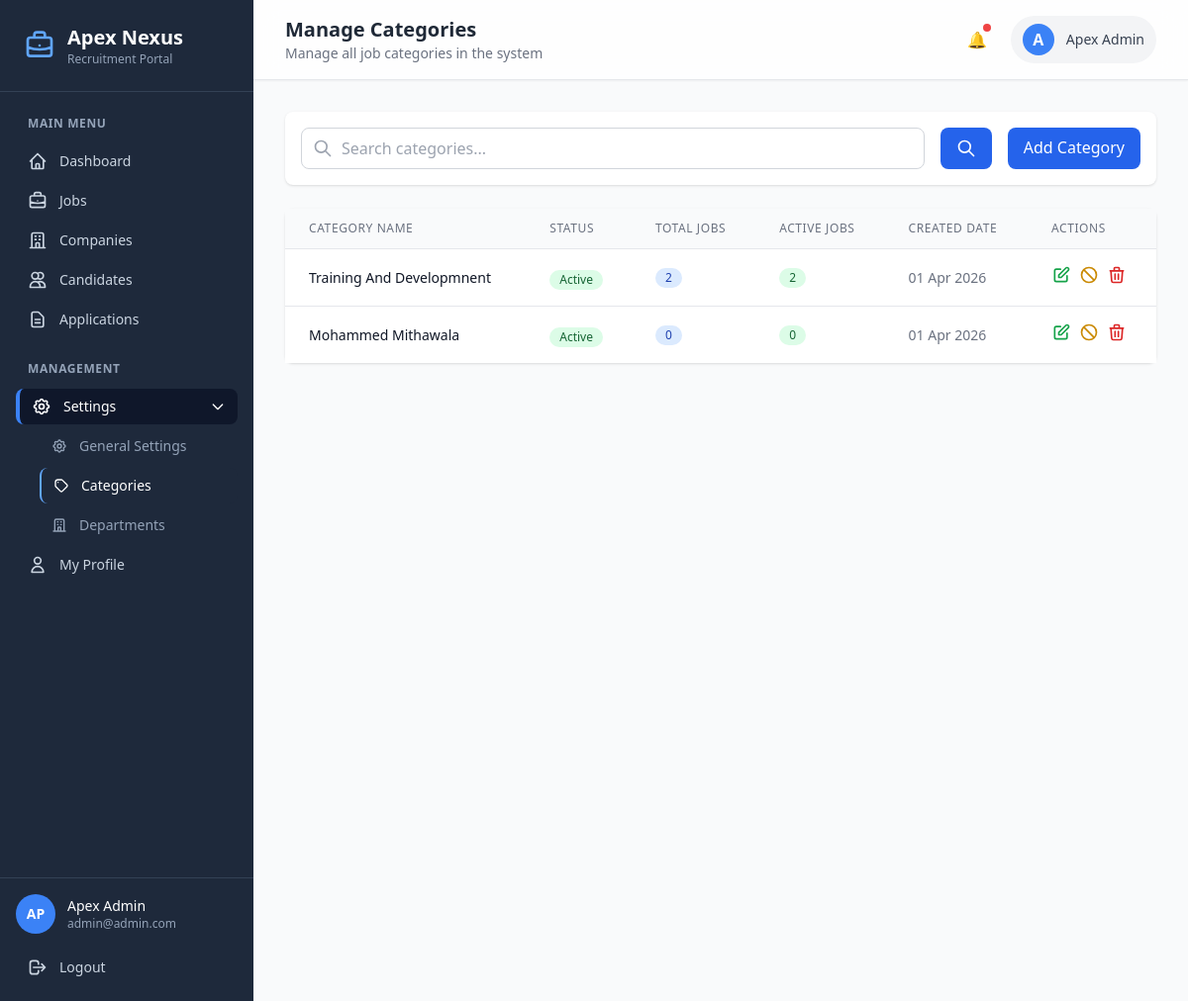
Screenshot of /admin/categories.php (signed in) with the database file from the repository.
### tables this page shows
CREATE TABLE `job_categories` (
  `id` int(10) UNSIGNED NOT NULL,
  `name` varchar(100) NOT NULL,
  `is_active` tinyint(1) NOT NULL DEFAULT 1,
  `created_by` int(10) UNSIGNED DEFAULT NULL,
  `created_at` timestamp NOT NULL DEFAULT current_timestamp(),
  `updated_at` timestamp NOT NULL DEFAULT current_timestamp() ON UPDATE current_timestamp()
);

### includes/functions.php (called while the page is built, shortened)
<?php
function clean($data) {
    return htmlspecialchars(strip_tags(trim($data)), ENT_QUOTES, 'UTF-8');
}
function formatDate($date) {
    return date('d M Y', strtotime($date));
}
?>

### admin/categories.php (the view, shortened to what this page needs)
<?php
require_once '../includes/header.php';
$search = clean($_GET['search'] ?? '');
try {
    $database = new Database();
    $pdo = $database->getConnection();
    $whereConditions = [];
    $params = [];
    $whereClause = count($whereConditions) > 0 ? "WHERE " . implode(" AND ", $whereConditions) : "";
    $categoriesQuery = "
        SELECT *,
               (SELECT COUNT(*) FROM jobs WHERE category_id = job_categories.id AND is_deleted = 0) as total_jobs,
               (SELECT COUNT(*) FROM jobs WHERE category_id = job_categories.id AND is_deleted = 0 AND status = 'active') as active_jobs
        FROM job_categories
        $whereClause
        ORDER BY created_at DESC
    ";
    $stmt = $pdo->prepare($categoriesQuery);
    $stmt->execute($params);
    $categories = $stmt->fetchAll();
} catch (PDOException $e) {
    error_log("Categories fetch error: " . $e->getMessage());
    setFlash('error', 'Failed to load categories data: ' . $e->getMessage());
    $categories = [];
}
require_once '../includes/admin-sidebar.php';
?>
<div class="lg:pl-64 bg-gray-50 min-h-screen">
    <div class="bg-white/80 backdrop-blur-md shadow-sm border-b px-4 sm:px-6 lg:px-8 py-4 flex justify-between items-center">
        <div>
            <h1 class="text-lg sm:text-xl font-semibold text-gray-800">Manage Categories</h1>
            <p class="text-sm text-gray-500">Manage all job categories in the system</p>
        </div>
        <div class="flex items-center gap-4">
            <button class="relative p-2 rounded-full hover:bg-gray-100 transition">
                🔔
                <span class="absolute top-1 right-1 w-2 h-2 bg-red-500 rounded-full"></span>
            </button>
            <div class="flex items-center gap-3 bg-gray-100 px-3 py-2 rounded-full cursor-pointer hover:bg-gray-200 transition">
                <div class="w-8 h-8 rounded-full bg-blue-500 text-white flex items-center justify-center font-semibold">
                    <?php echo strtoupper(substr($_SESSION['user_name'] ?? 'A', 0, 1)); ?>
                </div>
                <span class="text-sm font-medium text-gray-700 hidden sm:block">
                    <?php echo htmlspecialchars($_SESSION['user_name'] ?? 'Admin'); ?>
                </span>
            </div>
        </div>
    </div>
    <div class="p-4 sm:p-6 lg:p-8">
        <div class="bg-white rounded-lg shadow mb-6 p-4">
            <form method="GET" class="flex flex-col md:flex-row gap-4">
                <div class="flex-1">
                    <div class="relative">
                        <div class="absolute inset-y-0 left-0 pl-3 flex items-center pointer-events-none">
                        </div>
                        <input
                            type="text"
                            name="search"
                            placeholder="Search categories..."
                            value="<?php echo htmlspecialchars($search); ?>"
                            class="pl-10 pr-4 py-2 border border-gray-300 rounded-lg focus:ring-blue-500 focus:border-blue-500 w-full"
                        >
                    </div>
                </div>
                <button type="submit" class="px-4 py-2 bg-blue-600 text-white rounded-lg hover:bg-blue-700 transition">
                   <svg class="w-5 h-5" fill="none" stroke="currentColor" viewBox="0 0 24 24">
                    <path stroke-linecap="round" stroke-linejoin="round" stroke-width="2" d="M21 21l-6-6m2-5a7 7 0 11-14 0 7 7 0 0114 0z"></path>
                   </svg>
                </button>
                <a href="/apex-nexus-portal/admin/add-category.php" class="gap-2 px-4 py-2 bg-blue-600 text-white rounded-lg hover:bg-blue-700 transition">
                    Add Category
                </a>
            </form>
        </div>
        <div class="bg-white rounded-lg shadow">
            <div class="overflow-x-auto">
                <table class="min-w-full divide-y divide-gray-200">
                    <thead class="bg-gray-50">
                        <tr>
                            <th class="px-6 py-3 text-left text-xs font-medium text-gray-500 uppercase tracking-wider">Category Name</th>
                            <th class="px-6 py-3 text-left text-xs font-medium text-gray-500 uppercase tracking-wider">Status</th>
                            <th class="px-6 py-3 text-left text-xs font-medium text-gray-500 uppercase tracking-wider">Total Jobs</th>
                            <th class="px-6 py-3 text-left text-xs font-medium text-gray-500 uppercase tracking-wider">Active Jobs</th>
                            <th class="px-6 py-3 text-left text-xs font-medium text-gray-500 uppercase tracking-wider">Created Date</th>
                            <th class="px-6 py-3 text-left text-xs font-medium text-gray-500 uppercase tracking-wider">Actions</th>
                        </tr>
                    </thead>
                    <tbody class="bg-white divide-y divide-gray-200">
                        <?php if (count($categories) > 0): ?>
                            <?php foreach ($categories as $category): ?>
                                <tr>
                                    <td class="px-6 py-4 whitespace-nowrap">
                                        <div class="text-sm font-medium text-gray-900">
                                            <?php echo htmlspecialchars($category['name']); ?>
                                        </div>
                                    </td>
                                    <td class="px-6 py-4 whitespace-nowrap">
                                        <span class="inline-flex items-center px-2.5 py-0.5 rounded-full text-xs font-medium <?php echo $category['is_active'] ? 'bg-green-100 text-green-800' : 'bg-red-100 text-red-800'; ?>">
                                            <?php echo $category['is_active'] ? 'Active' : 'Inactive'; ?>
                                        </span>
                                    </td>
                                    <td class="px-6 py-4 whitespace-nowrap text-sm text-gray-500">
                                        <span class="inline-flex items-center px-2.5 py-0.5 rounded-full text-xs font-medium bg-blue-100 text-blue-800">
                                            <?php echo number_format($category['total_jobs']); ?>
                                        </span>
                                    </td>
                                    <td class="px-6 py-4 whitespace-nowrap text-sm text-gray-500">
                                        <span class="inline-flex items-center px-2.5 py-0.5 rounded-full text-xs font-medium bg-green-100 text-green-800">
                                            <?php echo number_format($category['active_jobs']); ?>
                                        </span>
                                    </td>
                                    <td class="px-6 py-4 whitespace-nowrap text-sm text-gray-500">
                                        <?php echo formatDate($category['created_at']); ?>
                                    </td>
                                    <td class="px-6 py-4 whitespace-nowrap text-sm font-medium">
                                        <div class="flex space-x-2">
                                            <a href="/apex-nexus-portal/admin/add-category.php?id=<?php echo $category['id']; ?>"
                                               class="text-green-600 hover:text-green-900 text-sm">
                                                <svg class="w-5 h-5" fill="none" stroke="currentColor" viewBox="0 0 24 24">
                                                    <path stroke-linecap="round" stroke-linejoin="round" stroke-width="2" d="M11 5H6a2 2 0 00-2 2v11a2 2 0 002 2h11a2 2 0 002-2v-5m-1.414-9.414a2 2 0 112.828 2.828L11.828 15H9v-2.828l8.586-8.586z"></path>
                                                </svg>
                                            </a>
                                            <form method="POST" class="inline">
                                                <button type="submit"
                                                        class="<?php echo $category['is_active'] ? 'text-yellow-600 hover:text-yellow-900' : 'text-blue-600 hover:text-blue-900'; ?> text-sm"
                                                        title="<?php echo $category['is_active'] ? 'Deactivate' : 'Activate'; ?>">
                                                    <?php if ($category['is_active']): ?>
                                                        <svg class="w-5 h-5" fill="none" stroke="currentColor" viewBox="0 0 24 24">
                                                            <path stroke-linecap="round" stroke-linejoin="round" stroke-width="2" d="M18.364 18.364A9 9 0 005.636 5.636m12.728 12.728A9 9 0 015.636 5.636m12.728 12.728L5.636 5.636"></path>
                                                        </svg>
                                                    <?php else: ?>
                                                        <svg class="w-5 h-5" fill="none" stroke="currentColor" viewBox="0 0 24 24">
                                                            <path stroke-linecap="round" stroke-linejoin="round" stroke-width="2" d="M9 12l2 2 4-4m6 2a9 9 0 11-18 0 9 9 0 0118 0z"></path>
                                                        </svg>
                                                    <?php endif; ?>
                                                </button>
                                            </form>
                                            <form method="POST" onsubmit="return confirm('Delete this category? This action cannot be undone.')" class="inline">
                                                <button type="submit" class="text-red-600 hover:text-red-900 text-sm"
                                                        <?php echo $category['total_jobs'] > 0 ? 'disabled title="Cannot delete - category has jobs"' : ''; ?>>
                                                    <svg class="w-5 h-5" fill="none" stroke="currentColor" viewBox="0 0 24 24">
                                                        <path stroke-linecap="round" stroke-linejoin="round" stroke-width="2" d="M19 7l-.867 12.142A2 2 0 0116.138 21H7.862a2 2 0 01-1.995-1.858L5 7m5 4v6m4-6v6m1-10V4a1 1 0 00-1-1h-4a1 1 0 00-1 1v3M4 7h16"></path>
                                                    </svg>
                                                </button>
                                            </form>
                                        </div>
                                    </td>
                                </tr>
                            <?php endforeach; ?>
                        <?php endif; ?>
                    </tbody>
                </table>
            </div>
        </div>
    </div>
</div>
<?php require_once '../includes/footer.php'; ?>

### rows the page displays
job_categories: name "Training And Developmnent", is_active "Active", total_jobs "2", active_jobs "2", created_at "01 Apr 2026"
job_categories: name "Mohammed Mithawala", is_active "Active", total_jobs "0", active_jobs "0", created_at "01 Apr 2026"

### other values shown
substr($_SESSION['user_name'] ?? 'A', 0, 2) "AP"
$_SESSION['user_name'] "Apex Admin"
$_SESSION['user_email'] "admin@admin.com"
substr($_SESSION['user_name'] ?? 'A', 0, 1) "A"
